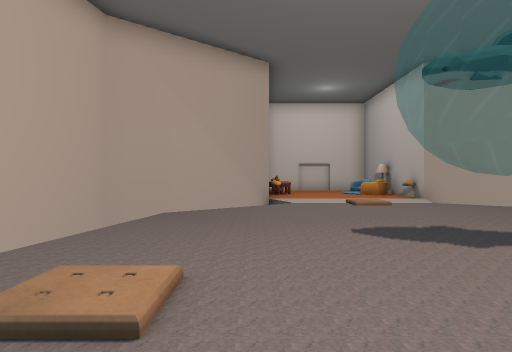
[1] (above)

13 first-person views from a walk through a 3-D level made in the Unity game engine. The camera is 1.5 m above the floor, looks level and sees 75° across. The floor is counted in squares, 2 m on a side. Each view is taken from the middle of a square. On the plan, view 1 faces up. The plan holds only what a view shows up to about 11 squares ahead; the rest is blank. The player is left out. Some animated figures are left out. Some surface patterns are stand-ins.

[2]
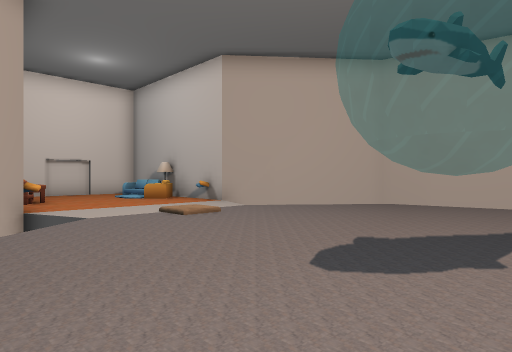

[3]
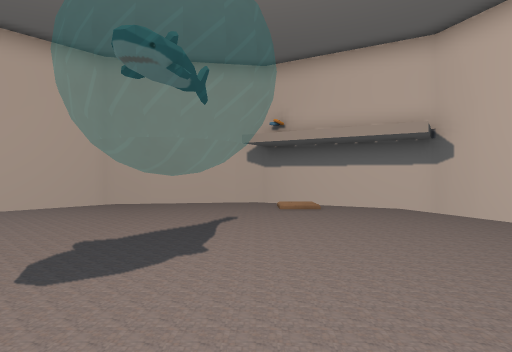

[4]
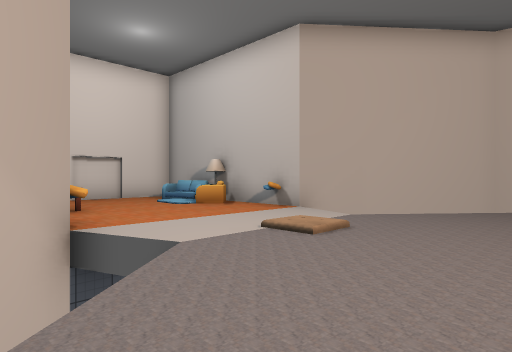

[5]
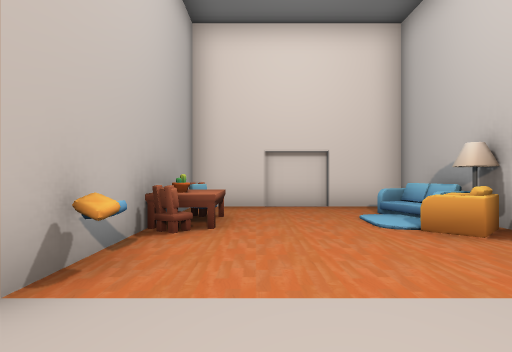

[6]
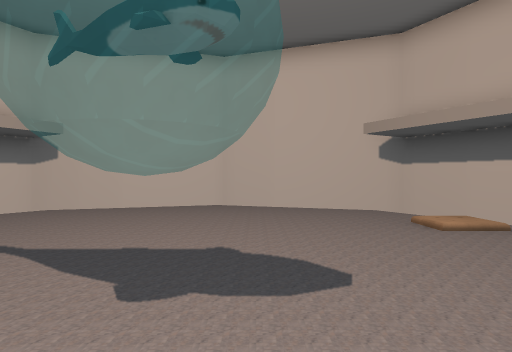

[7]
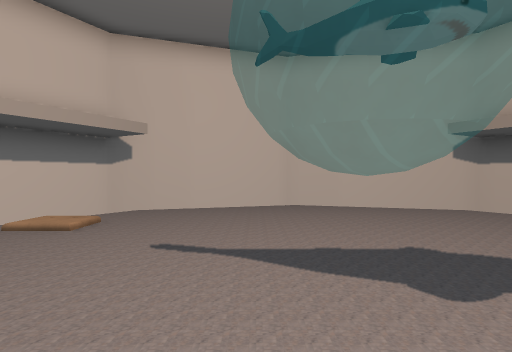

[8]
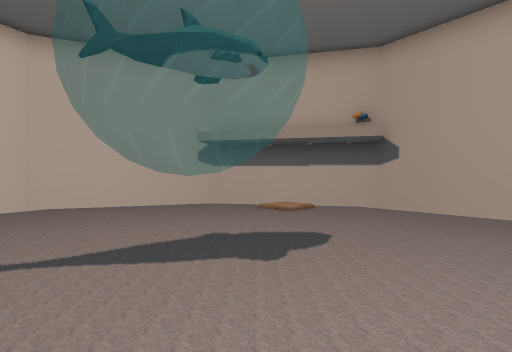

[9]
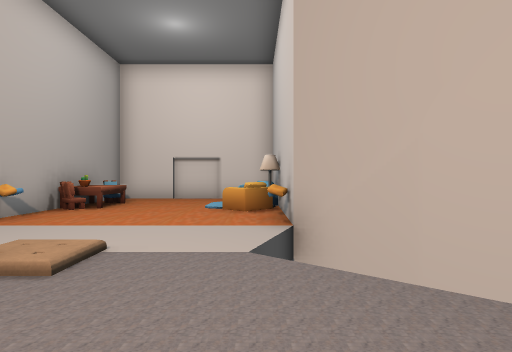

[10]
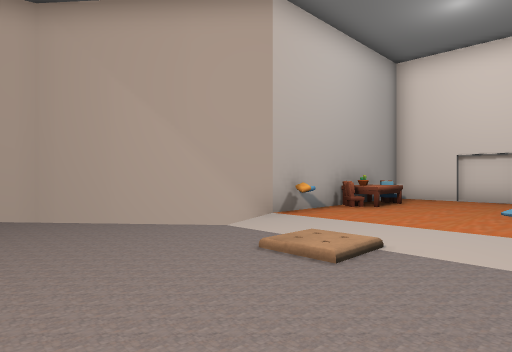

[11]
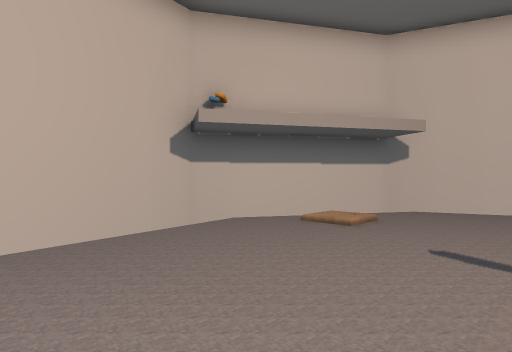

[12]
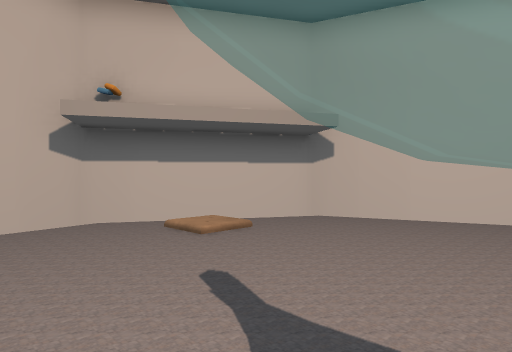

[13]
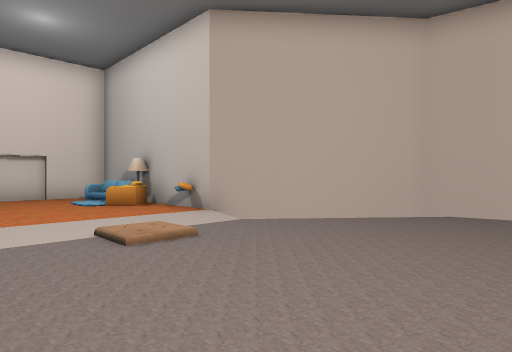

### Floor plan
Key: @ floor where view 1 was taken; # wall or solid block; . main floor; : floor 0.25 m higher than the main floor; = window, fence, low wall or low ledge; v drop or lower ground; C chair; S sofa; L lamp; A cactus; O other object.
Columns run from 5 left of view 1 to 11 right of it. Each row starts with its distance up from view 1.
 18      #######
 17      #.....#
 16      #....S#
 15      #C...S#
 14      #A...L#
 13      #C...O#
 12      #O...O#
 11     ##.....#
 10    #vv.....vv#
  9   #vvvv.:.vvvv#
  8  #v v.......v v#
  7  # v.........v #
  6  v v.........v v
  5  v ........... v
  4 #v .....=..... v#
  3 #v ........... v#
  2  v v:.......:v v#
  1  #v ......... v#
  0   v v@......v v
 -1   #v vv...vv v#
 -2    #vv  v  vv#
 -3      #vvvvv##
 -4        ###

Positions as (right, up) in squares from view 1, and headings:
1: (0, 0), facing up
2: (-1, 3), facing up-right
3: (-1, 3), facing right
4: (-1, 6), facing up-right
5: (2, 9), facing up
6: (2, 7), facing down
7: (4, 7), facing down
8: (5, 7), facing down-left
9: (5, 6), facing up
10: (5, 6), facing up-left
11: (4, 7), facing down-right
12: (3, 5), facing down-right
13: (1, 5), facing up-right
